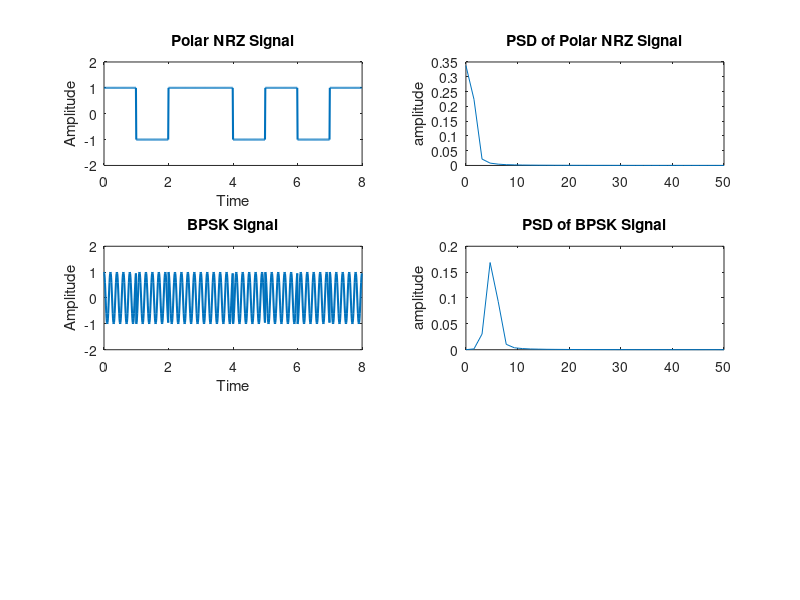
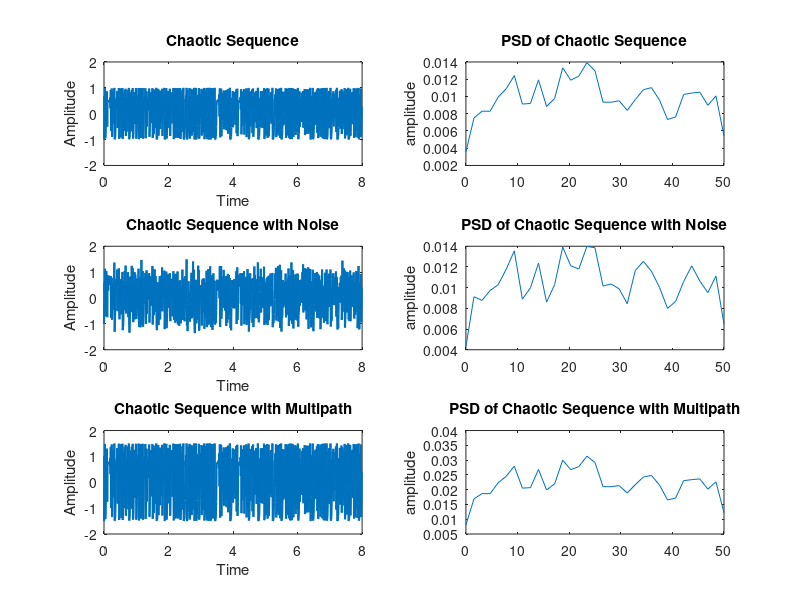
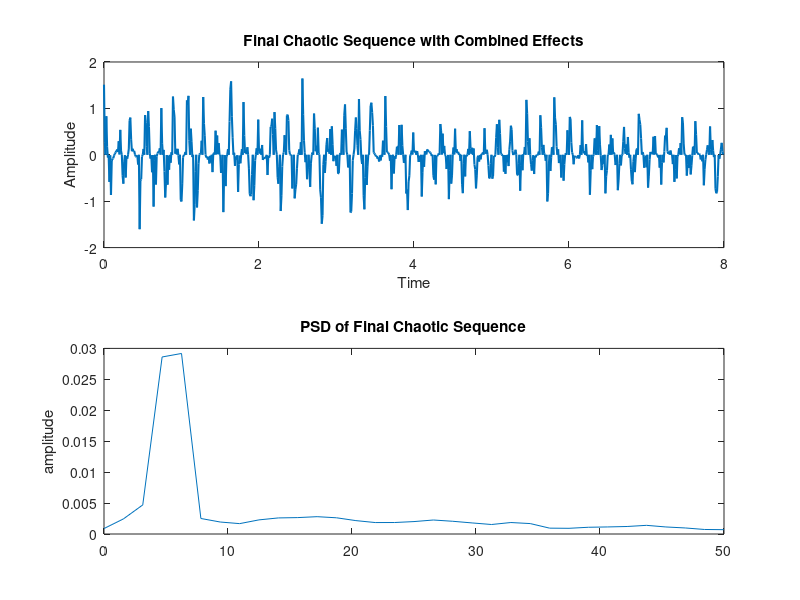
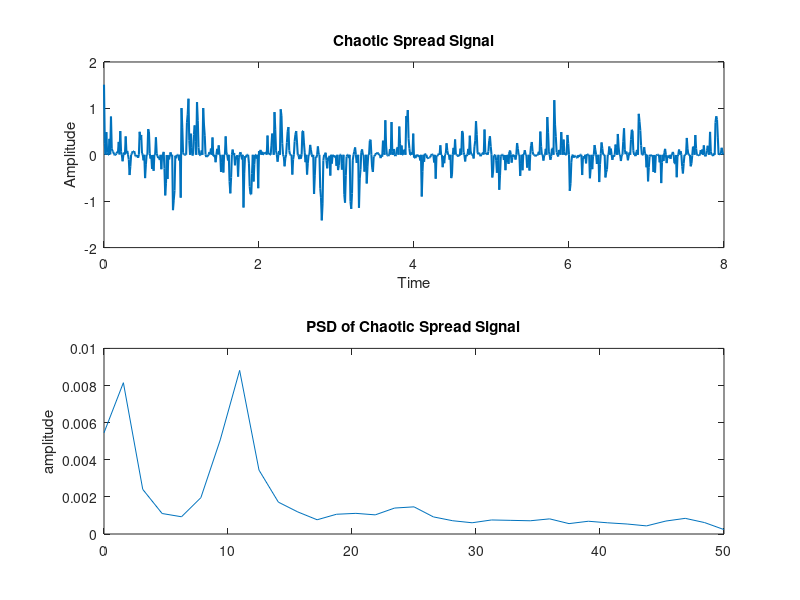

MATLAB code for these plots, in order:
clc;
clear all;
close all;

% Parameters
bitrate = 1;                  % Bitrate for Polar NRZ
bits = [1 0 1 1 0 1 0 1];     % Input binary sequence
n = 100;                      % Number of samples per bit
f_carrier = 5;                % Carrier frequency for BPSK
T = length(bits) / bitrate;   % Total time duration
dt = 1 / (bitrate * n);       % Time resolution
t = 0:dt:T-dt;                % Time vector

% Polar NRZ Encoding
polar_nrz = zeros(1, length(t));
for i = 0:length(bits)-1
    if bits(i+1) == 1
        polar_nrz(i*n+1:(i+1)*n) = 1;   % +1 for bit 1
    else
        polar_nrz(i*n+1:(i+1)*n) = -1;  % -1 for bit 0
    end
end

% Carrier Signal
carrier = cos(2 * pi * f_carrier * t);  % Carrier signal
bpsk_signal = polar_nrz .* carrier;     % BPSK modulation (Polar NRZ * Carrier)

% Plot Polar NRZ and BPSK Signal with PSDs
figure;
subplot(3,2,1);
plot(t, polar_nrz, 'LineWidth', 1.5);
xlabel('Time');
ylabel('Amplitude');
title('Polar NRZ Signal');
axis([0 T -2 2]);

subplot(3,2,2);
pwelch(polar_nrz, [], [], [], 1/dt);
title('PSD of Polar NRZ Signal');

subplot(3,2,3);
plot(t, bpsk_signal, 'LineWidth', 1.5);
xlabel('Time');
ylabel('Amplitude');
title('BPSK Signal');
axis([0 T -2 2]);

subplot(3,2,4);
pwelch(bpsk_signal, [], [], [], 1/dt);
title('PSD of BPSK Signal');

% Chaotic Sequence Generation
x0 = 0.7;  % Initial condition for logistic map
r = 3.999; % Control parameter for chaotic behavior
chaotic_sequence = zeros(1, length(t));
for i = 2:length(chaotic_sequence)
    x0 = r * x0 * (1 - x0);
    chaotic_sequence(i) = x0;
end
chaotic_sequence = 2 * (chaotic_sequence - 0.5);

% Plot Chaotic Sequence with PSD
figure;
subplot(3,2,1);
plot(t, chaotic_sequence, 'LineWidth', 1.5);
xlabel('Time');
ylabel('Amplitude');
title('Chaotic Sequence');
axis([0 T -2 2]);

subplot(3,2,2);
pwelch(chaotic_sequence, [], [], [], 1/dt);
title('PSD of Chaotic Sequence');

% Apply Environmental Effects to Chaotic Sequence

% 1. Noise Effect
noise_level = 0.2;
chaotic_sequence_noise = chaotic_sequence + noise_level * randn(size(chaotic_sequence));

% Plot Chaotic Sequence with Noise and PSD
subplot(3,2,3);
plot(t, chaotic_sequence_noise, 'LineWidth', 1.5);
xlabel('Time');
ylabel('Amplitude');
title('Chaotic Sequence with Noise');
axis([0 T -2 2]);

subplot(3,2,4);
pwelch(chaotic_sequence_noise, [], [], [], 1/dt);
title('PSD of Chaotic Sequence with Noise');

% 2. Multipath Effect
delay_samples = round(0.001 / dt); % 0.001-second delay
multipath_attenuation = 0.5;
multipath_signal = [zeros(1, delay_samples), chaotic_sequence(1:end-delay_samples)];
chaotic_sequence_multipath = chaotic_sequence + multipath_signal * multipath_attenuation;

% Plot Chaotic Sequence with Multipath and PSD
subplot(3,2,5);
plot(t, chaotic_sequence_multipath, 'LineWidth', 1.5);
xlabel('Time');
ylabel('Amplitude');
title('Chaotic Sequence with Multipath');
axis([0 T -2 2]);

subplot(3,2,6);
pwelch(chaotic_sequence_multipath, [], [], [], 1/dt);
title('PSD of Chaotic Sequence with Multipath');

% Doppler Shift
doppler_shift = 0.5;
doppler_carrier = cos(2 * pi * (f_carrier + doppler_shift) * t);
chaotic_sequence_doppler = chaotic_sequence .* doppler_carrier;

% Attenuation
distance_factor = linspace(1, 0.5, length(t));
chaotic_sequence_attenuation = chaotic_sequence .* distance_factor;

% Final Chaotic Sequence with Combined Effects
chaotic_sequence_final = chaotic_sequence_noise .* chaotic_sequence_multipath ...
                         .* chaotic_sequence_doppler .* chaotic_sequence_attenuation;

% Plot Final Chaotic Sequence with Combined Effects and PSD
figure;
subplot(2,1,1);
plot(t, chaotic_sequence_final, 'LineWidth', 1.5);
xlabel('Time');
ylabel('Amplitude');
title('Final Chaotic Sequence with Combined Effects');
axis([0 T -2 2]);

subplot(2,1,2);
pwelch(chaotic_sequence_final, [], [], [], 1/dt);
title('PSD of Final Chaotic Sequence');

% Chaotic Spreading
chaotic_spread_signal = bpsk_signal .* chaotic_sequence_final;

% Plot Chaotic Spread Signal and PSD
figure;
subplot(2,1,1);
plot(t, chaotic_spread_signal, 'LineWidth', 1.5);
xlabel('Time');
ylabel('Amplitude');
title('Chaotic Spread Signal');
axis([0 T -2 2]);

subplot(2,1,2);
pwelch(chaotic_spread_signal, [], [], [], 1/dt);
title('PSD of Chaotic Spread Signal');

% Receiver Processing

% Stage 1: Despreading
despread_signal = chaotic_spread_signal .* chaotic_sequence_final;

% Stage 2: Coherent Demodulation
demodulated_signal = despread_signal .* carrier;

% Stage 3: Low-Pass Filter (LPF)
[b, a] = butter(5, 0.2, 'low');
filtered_signal = filtfilt(b, a, demodulated_signal);

% Stage 4: Integrate and Dump
integrated_signal = zeros(1, length(bits));
for i = 1:length(bits)
    bit_segment = filtered_signal((i-1)*n+1:i*n);
    integrated_signal(i) = sum(bit_segment) * dt;
end

% Bit Detection
detected_bits = integrated_signal > 0;

% Display results
disp('Original bits:');
disp(bits);
disp('Recovered bits with Environmental Effects on Chaotic Sequence:');
disp(detected_bits);

% Verification of recovery
if isequal(bits, detected_bits)
    disp('Success: Recovered bits match the original bits!');
else
    disp('Error: Recovered bits do not match the original bits.');
    disp('Mismatched positions:');
    disp(find(bits ~= detected_bits));
end
